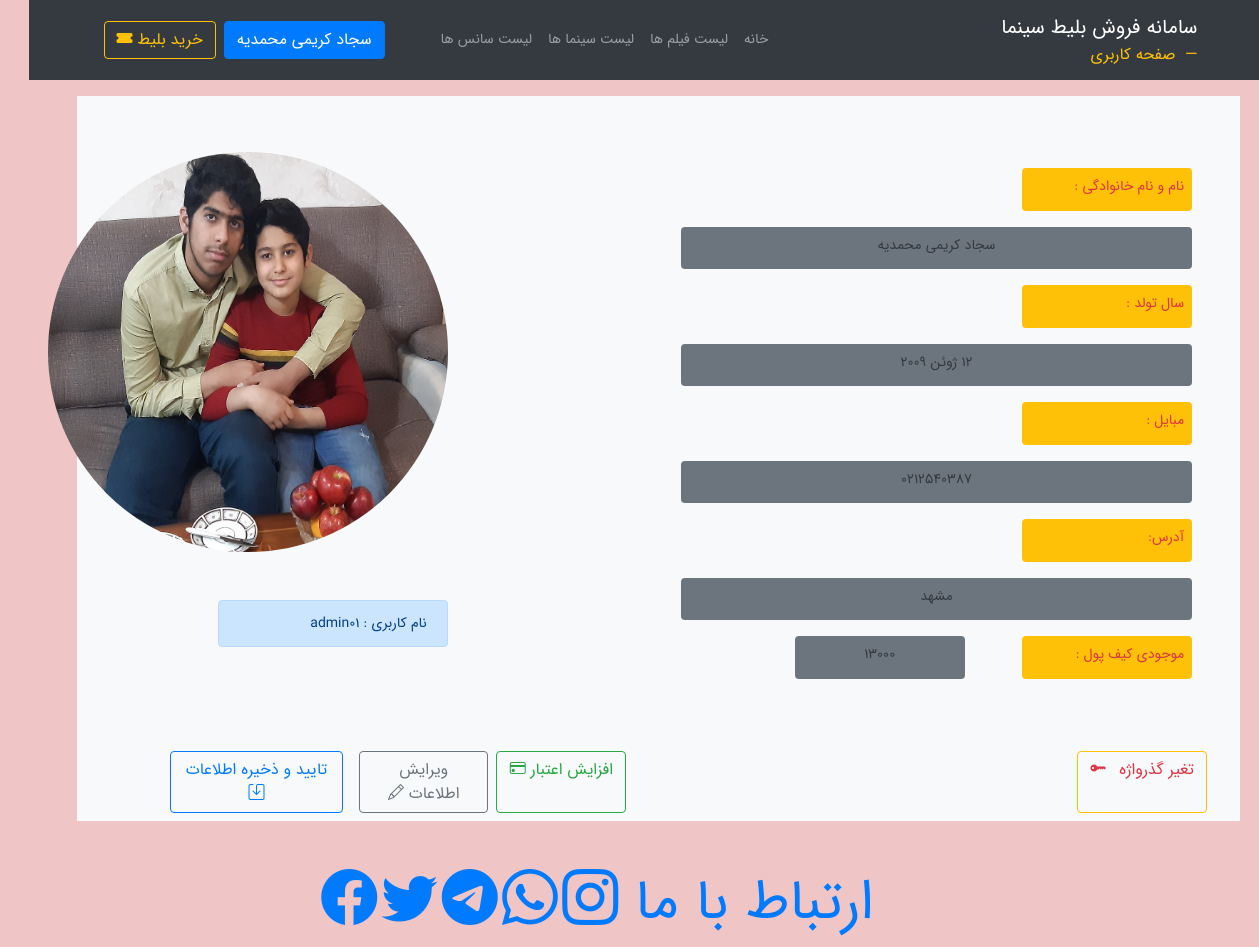
/accounts/profile/detail (signed in), run on the app's committed database.
### accounts/models.py (models this page shows, shortened)
class Profile(models.Model):
    class Meta:
        verbose_name = 'پروفایل'
        verbose_name_plural = 'پروفایل'
        pass
    user = models.OneToOneField(User, on_delete=models.CASCADE, verbose_name='نام کاربری')
    mobile = models.CharField('تلفن همراه', max_length=11, )
    Male = 1
    Female = 2
    Gender_Choices = ((Male, 'مرد'), (Female, 'زن'))
    gender = models.IntegerField('جنسیت', choices=Gender_Choices, null=False, blank=True)
    Birth_date = models.DateField('تاریخ تولد', null=False, blank=True)
    address = models.TextField('آدرس', null=True, blank=True)
    profile_image = models.ImageField('عکس پروفایل', upload_to='users/profile_image/', null=True, blank=True)
    balance = models.IntegerField('موجودی حساب', default=0)

### accounts/views.py (the view)
# urls.py: path('profile/detail', views.profile_view, name='profile'),
@login_required
def profile_view(request):
    my_profile = Profile.objects.get(user=request.user)
    context = {
        'profile': my_profile
    }
    return render(request, "Accounts/profile.html", context)

### accounts/templates/Accounts/profile.html (shortened to what this page needs)
{% extends "ticketing/page-Base_list.html"  %}
{% block page-nav-name %}
    صفحه کاربری
{% endblock %}
{% block main-content %}
    <div class="media">
        <div class="media-body d-flex flex-column bg-light mx-5">
                <div class="row m-5" >
                <div class="row col-md-8 d-flex pt-4 ">
                    <p class="rounded  text-danger bg-warning p-2 col-3 offset-md-1 "> نام و نام خانوادگی : </p>
                    <p class="rounded text-dark col-8 bg-secondary p-2 text-center "> {{ user.get_full_name }} </p>
                    <p class="rounded bg-warning p-2 text-danger col-3 offset-md-1"> سال تولد : </p>
                    <p class="rounded text-center text-dark bg-secondary p-2 col-8" > {{ profile.Birth_date}}</p>
                    <p class="rounded bg-warning p-2 text-danger col-3 offset-md-1"> مبایل : </p>
                    <p class="rounded text-center text-dark bg-secondary p-2 col-8"> {{ profile.mobile }} </p>
                    <p class="rounded bg-warning p-2 text-danger col-3 offset-md-1"> آدرس: </p>
                    <p class="rounded text-center text-dark bg-secondary p-2 col-8" > {{ profile.address}}</p>
                    <p class="rounded bg-warning p-2 text-danger col-3 offset-md-1"> موجودی کیف پول : </p>
                    <p class="rounded text-center text-dark bg-secondary p-2 col-3 offset-md-1"> {{ profile.balance }} </p>
                </div>
                <div class="col-md-4">
                    {% if profile.profile_image %}
                        <img class="mx-5 mt-2 rounded-circle" src="{{ profile.profile_image.url }}" width=400px" height="400" alt="{{ movies.name }}">
                    {% else %}
                        <i class="bi bi-person-circle text-info " style="font-size: 300px"></i>
                    {% endif %}
                    <p class="alert alert-primary m-5" > نام کاربری : {{ user.username }}</p>
                </div>
            </div>
            <div class="row d-flex px-5 py-2 align-content-start">
                <div class="justify-content-end row col-6 order-1">
                    <a class="btn col-md-3 btn-outline-success order-0" href="{% url 'accounts:payment_creat' %}">افزایش اعتبار
                    <i class="bi bi-credit-card"></i>
                    </a>
                    <a class="btn btn-outline-primary col-md-4 mr-2 order-2" href="{% url 'Ticketing:showtime_list' %}">تایید و ذخیره اطلاعات
                    <i class="bi bi-save"></i>
                    </a>
                    <a class="btn btn-outline-secondary col-md-3 mx-2 order-1" href="{% url 'accounts:profile_edit' %}">ویرایش اطلاعات
                    <i class="bi bi-pencil"></i>
                    </a>
                </div>
                <div class=" row col-6 order-0">
                    <a class="btn text-danger btn-outline-warning col-3 " href="">تغیر گذرواژه
                    <i class="bi bi-key-fill mr-2"></i>
                    </a>
                </div>
            </div>
        </div>
    </div>
{% endblock %}

### Ticketing/templates/ticketing/page-Base_list.html (shortened to what this page needs)
{% load static %}
<!DOCTYPE html>
<html lang="fa" dir="rtl">
<head>
    <link rel="stylesheet" type="text/css" href="{% static "ticketing/css/bootstrap.css" %}">
    <link rel="stylesheet" type="text/css" href="{% static "ticketing/css/font-awesome.css" %}">
    <link rel="stylesheet" type="text/css" href="{% static "ticketing/css/main.css" %}">
    <link rel="stylesheet" href="https://cdn.jsdelivr.net/npm/bootstrap-icons@1.8.3/font/bootstrap-icons.css">
</head>
<body>
    <nav class="navbar navbar-expand-md navbar-dark bg-dark mb-3">
        <div class="container">
            <a class="navbar-brand" href="http://127.0.0.1:8000/">
                سامانه فروش بلیط سینما
            <small class="blockquote-footer text-primary">
                {% block page-nav-name %} {% endblock %}
            </small>
            </a>
            <div class="collapse navbar-collapse" id="navbarNav">
                <ul class="navbar-nav mr-auto">
                    <li class="nav-item">
                        <a class="nav-link" href="http://127.0.0.1:8000/">خانه</a>
                    </li>
                    <li class="nav-item">
                        <a class="nav-link" href="{% url "Ticketing:movie_list" %}">لیست فیلم ها</a>
                    </li>
                    <li class="nav-item">
                        <a class="nav-link" href="{% url "Ticketing:cinema_list" %}">لیست سینما ها</a>
                    </li>
                        {% if user.is_authenticated %}
                            <li class="nav-item">
                                <a class="nav-link" href="{% url "Ticketing:showtime_list" %}">لیست سانس ها</a>
                            </li>
                            <li class="nav-item  ">
                            <div class="dropdown pr-5 ">
                                <button class="dropdown-topple btn btn-primary" type="button" data-toggle="dropdown">
                                    {% if user.get_full_name %}
                                        {{ user.get_full_name }}
                                    {% else %}
                                        {{ user.username }}
                                    {% endif %}
                                </button>
                            </div>
                       </li>
                    {% endif %}
                    <li class="nav-item pr-2">
                        <a class="btn btn-outline-warning" href="{% url "Ticketing:showtime_list" %}"> خرید بلیط
                            <i class="bi bi-ticket-fill"></i>
                        </a>
                    </li>
                </ul>
            </div>
        </div>
    </nav>
        {% block main-content %}{% endblock %}
    <div class="row pt-5 d-flex sticky-bottom">
        <div class="col-md-4"></div>
        <div class="align-content-end d-flex flex-column">
            <a class="text-decoration-none" href="https://www.instagram.com/hamedord81/">
                <p class="display-4 d-inline" > ارتباط با ما  </p>
                    <i class="bi bi-instagram display-4 pt-5"></i>
                    <i class="bi bi-whatsapp  display-4 pt-5"></i>
                    <i class="bi bi-telegram  display-4 pt-5"></i>
                    <i class="bi bi-twitter   display-4 pt-5"></i>
                    <i class="bi bi-facebook  display-4 pt-5"></i>
            </a>
        </div>
    </div>
</body>
</html>

### Ticketing/Static/Ticketing/css/main.css (style rules this page uses)
body { direction: rtl; text-align: right; font-family: IRANSansWeb; font-size: 14px !important; margin: 1; background-color: #efc5c5; }

### data on the page
Profile: mobile "0212540387", address "مشهد", balance "13000", profile_image (picture)

### other printed values
{{ user.get_full_name }} "سجاد کریمی محمدیه"
{{ user.username }} "admin01"
